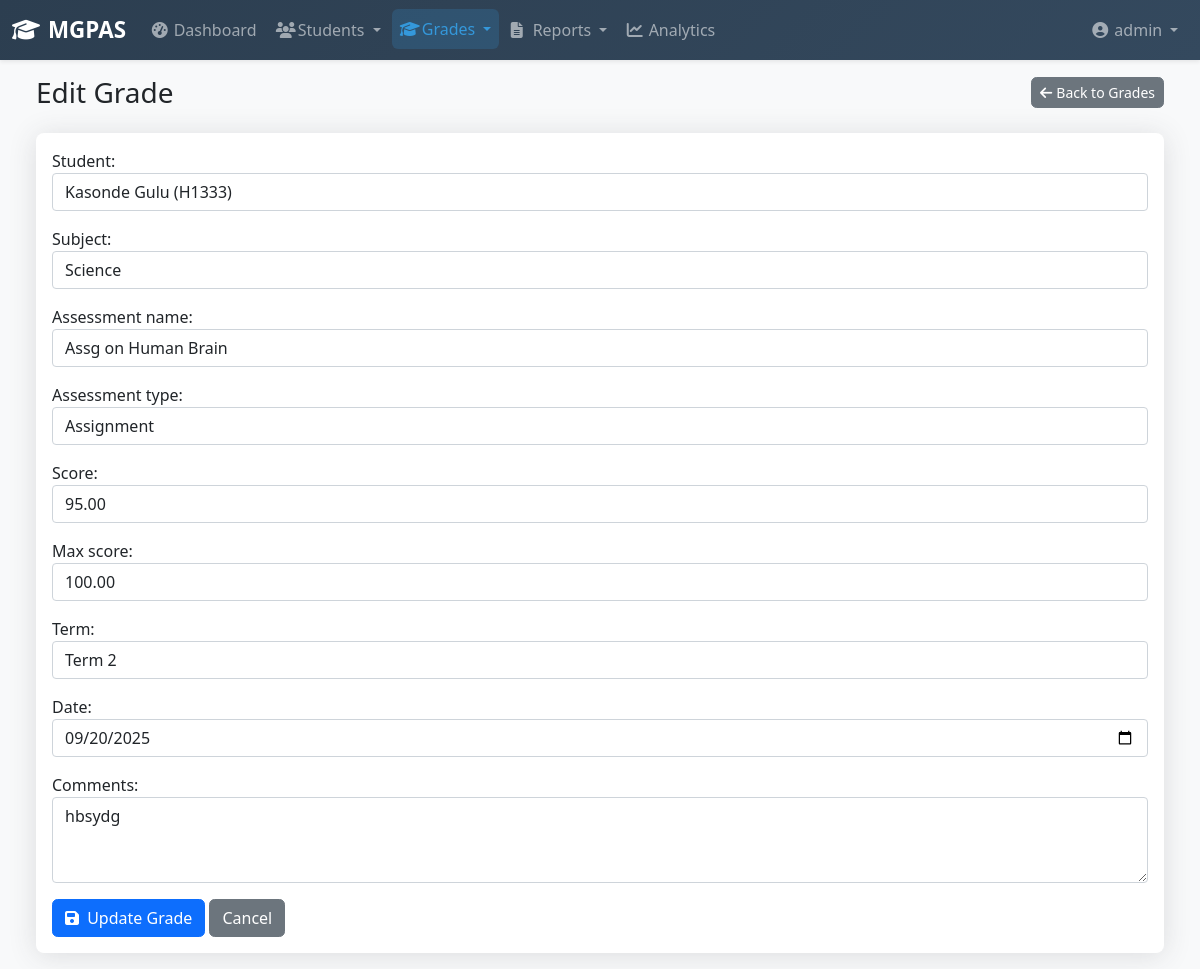
Screenshot of /grading/grades/3/edit/ (signed in) with the database file from the repository.
### authentication/models.py (models this page shows, shortened)
class User(AbstractUser):
    class Role(models.TextChoices):
        ADMIN = 'ADMIN', _('Administrator')
        TEACHER = 'TEACHER', _('Teacher')
        VIEWER = 'VIEWER', _('Viewer')
    role = models.CharField(
        max_length=10,
        choices=Role.choices,
        default=Role.TEACHER,
        verbose_name=_('User Role')
    )
    phone_number = models.CharField(max_length=15, blank=True, null=True)
    date_of_birth = models.DateField(blank=True, null=True)
    profile_picture = models.ImageField(upload_to='profile_pictures/', blank=True, null=True)
    bio = models.TextField(blank=True, null=True)

### grading/models.py (models this page shows, shortened)
class Student(models.Model):
    first_name = models.CharField(max_length=100)
    last_name = models.CharField(max_length=100)
    student_id = models.CharField(max_length=20, unique=True)
    date_of_birth = models.DateField()
    email = models.EmailField(blank=True)
    phone = models.CharField(max_length=15, blank=True)
    address = models.TextField(blank=True)
    current_class = models.ForeignKey(Class, on_delete=models.SET_NULL, null=True, blank=True)
    academic_year = models.ForeignKey(AcademicYear, on_delete=models.CASCADE)
    enrollment_date = models.DateField()
    is_active = models.BooleanField(default=True)
    created_at = models.DateTimeField(auto_now_add=True)
    updated_at = models.DateTimeField(auto_now=True)
    def __str__(self):
        return f"{self.first_name} {self.last_name} ({self.student_id})"
    class Meta:
        ordering = ['last_name', 'first_name']

class Grade(models.Model):
    class Term(models.TextChoices):
        TERM1 = 'TERM1', _('Term 1')
        TERM2 = 'TERM2', _('Term 2')
        TERM3 = 'TERM3', _('Term 3')
    class AssessmentType(models.TextChoices):
        EXAM = 'EXAM', _('Exam')
        TEST = 'TEST', _('Test')
        QUIZ = 'QUIZ', _('Quiz')
        ASSIGNMENT = 'ASSIGNMENT', _('Assignment')
    student = models.ForeignKey(Student, on_delete=models.CASCADE)
    subject = models.ForeignKey(Subject, on_delete=models.CASCADE)
    assessment_name = models.CharField(max_length=100)
    assessment_type = models.CharField(max_length=20, choices=AssessmentType.choices)
    score = models.DecimalField(max_digits=5, decimal_places=2)
    max_score = models.DecimalField(max_digits=5, decimal_places=2, default=100)
    percentage = models.DecimalField(max_digits=5, decimal_places=2, editable=False)
    term = models.CharField(max_length=10, choices=Term.choices)
    date = models.DateField()
    comments = models.TextField(blank=True)
    created_by = models.ForeignKey(User, on_delete=models.SET_NULL, null=True)
    created_at = models.DateTimeField(auto_now_add=True)
    updated_at = models.DateTimeField(auto_now=True)
    class Meta:
        ordering = ['-date', 'student']

### grading/views.py (the view, shortened to what this page needs)
# urls.py: path('grades/<int:pk>/edit/', views.GradeUpdateView.as_view(), name='grade_edit'),
class GradeUpdateView(LoginRequiredMixin, UpdateView):
    model = Grade
    form_class = GradeForm
    template_name = 'grading/grade_form.html'

### grading/forms.py
class GradeForm(forms.ModelForm):
    class Meta:
        model = Grade
        fields = ['student', 'subject', 'assessment_name', 'assessment_type',
                 'score', 'max_score', 'term', 'date', 'comments']
        widgets = {
            'date': forms.DateInput(attrs={'type': 'date', 'class': 'form-control'}),
            'comments': forms.Textarea(attrs={'rows': 3, 'class': 'form-control'}),
        }
    def __init__(self, *args, **kwargs):
        super().__init__(*args, **kwargs)
        for field_name, field in self.fields.items():
            if field_name not in ['date', 'comments']:
                field.widget.attrs['class'] = 'form-control'
            if field_name == 'student':
                field.queryset = Student.objects.filter(is_active=True)
                field.empty_label = "Select Student"
            if field_name == 'subject':
                field.empty_label = "Select Subject"

### grading/models.py (called while the page is built)
    def __str__(self):
        return self.name

### templates/grading/grade_form.html (shortened to what this page needs)
{% extends 'base.html' %}
{% block content %}
<div class="container-fluid">
    <div class="d-sm-flex align-items-center justify-content-between mb-4">
        <h1 class="h3 mb-0 text-gray-800">
            {% if object %}Edit Grade{% else %}Add New Grade{% endif %}
        </h1>
        <a href="{% url 'grading:grade_list' %}" class="btn btn-secondary btn-sm">
            <i class="fas fa-arrow-left me-1"></i>Back to Grades
        </a>
    </div>
    <div class="card shadow">
        <div class="card-body">
            <form method="post">
                {{ form.as_p }}
                <button type="submit" class="btn btn-primary">
                    <i class="fas fa-save me-1"></i>
                    {% if object %}Update Grade{% else %}Add Grade{% endif %}
                </button>
                <a href="{% url 'grading:grade_list' %}" class="btn btn-secondary">Cancel</a>
            </form>
        </div>
    </div>
</div>
{% endblock %}

### templates/partials/navbar.html (shortened to what this page needs)
<nav class="navbar navbar-expand-lg navbar-dark bg-dark shadow-sm">
    <div class="container-fluid">
        <a class="navbar-brand" href="{% url 'dashboard' %}">
            <i class="fas fa-graduation-cap me-2"></i>MGPAS
        </a>
        <div class="collapse navbar-collapse" id="mainNavbar">
            <ul class="navbar-nav me-auto">
                <li class="nav-item">
                    <a class="nav-link {% if request.path == '/dashboard/' %}active{% endif %}" href="{% url 'dashboard' %}">
                        <i class="fas fa-tachometer-alt me-1"></i>Dashboard
                    </a>
                </li>
                <li class="nav-item dropdown">
                    <a class="nav-link dropdown-toggle {% if 'students' in request.path %}active{% endif %}"
                       href="#" role="button" data-bs-toggle="dropdown">
                        <i class="fas fa-users me-1"></i>Students
                    </a>
                </li>
                <li class="nav-item dropdown">
                    <a class="nav-link dropdown-toggle {% if 'grades' in request.path %}active{% endif %}"
                       href="#" role="button" data-bs-toggle="dropdown">
                        <i class="fas fa-graduation-cap me-1"></i>Grades
                    </a>
                </li>
                <li class="nav-item dropdown">
                    <a class="nav-link dropdown-toggle {% if 'reporting' in request.path %}active{% endif %}"
                       href="#" role="button" data-bs-toggle="dropdown">
                        <i class="fas fa-file-alt me-1"></i>Reports
                    </a>
                </li>
                <li class="nav-item">
                    <a class="nav-link {% if 'analytics' in request.path %}active{% endif %}"
                       href="{% url 'analytics:dashboard' %}">
                        <i class="fas fa-chart-line me-1"></i>Analytics
                    </a>
                </li>
            </ul>
            <ul class="navbar-nav ms-auto">
                <li class="nav-item dropdown">
                    <a class="nav-link dropdown-toggle" href="#" role="button" data-bs-toggle="dropdown">
                        <i class="fas fa-user-circle"></i>
                        {{ user.get_full_name|default:user.username }}
                    </a>
                </li>
            </ul>
        </div>
    </div>
</nav>

### static/css/styles.css (style rules this page uses)
body { font-family: 'Segoe UI', Tahoma, Geneva, Verdana, sans-serif; background-color: #f8f9fa; overflow-x: hidden; }
:root { --primary: #0d6efd; --secondary: #6c757d; --success: #198754; --info: #0dcaf0; --warning: #ffc107; --danger: #dc3545; --light: #f8f9fa; --dark: #212529; }
.navbar-dark { background: linear-gradient(135deg, #2c3e50 0%, #34495e 100%) !important; box-shadow: 0 2px 15px rgba(0, 0, 0, 0.1); }
.navbar-brand { font-weight: 700; font-size: 1.4rem; }
.navbar-nav .nav-link { padding: 0.5rem 1rem; border-radius: 6px; margin: 0 0.1rem; transition: all 0.3s ease; }
.navbar-nav .nav-link:hover, .navbar-nav .nav-link.active { background: rgba(255, 255, 255, 0.1); transform: translateY(-1px); }
.navbar-nav .nav-link i { width: 18px; }
.navbar-nav .nav-link.active { background: rgba(52, 152, 219, 0.2); color: #3498db !important; }
.card { border: none; border-radius: 0.5rem; box-shadow: 0 0.15rem 1.75rem 0 rgba(58, 59, 69, 0.15); transition: transform 0.2s; }
.btn { border-radius: 0.35rem; }
.shadow { box-shadow: 0 0.15rem 1.75rem 0 rgba(58, 59, 69, 0.15) !important; }
.card, .alert, .btn { animation: fadeIn 0.5s ease-out; }
:root { --primary-gradient: linear-gradient(135deg, #0d6efd 0%, #0a58ca 100%); --success-gradient: linear-gradient(135deg, #198754 0%, #146c43 100%); --info-gradient: linear-gradient(135deg, #0dcaf0 0%, #0aa2c0 100%); --warning-gradient: linear-gradient(135deg, #ffc107 0%, #d39e00 100%); --danger-gradient: linear-gradient(135deg, #dc3545 0%, #b02a37 100%); }
.card { animation: fadeInUp 0.6s ease-out; }
.card:nth-child(2) { animation-delay: 0.2s; }

### rows the page displays
User: get_full_name "admin"
Student: student "Kasonde Gulu (H1333)"
Grade: subject "Science", assessment_name "Assg on Human Brain", assessment_type "Assignment", score "95.00", max_score "100.00", term "Term 2", date "09/20/2025", comments "hbsydg"
